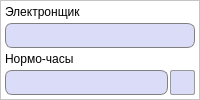
         <widget class="QFrame" name="frame_9">
          <property name="minimumSize">
           <size>
            <width>0</width>
            <height>0</height>
           </size>
          </property>
          <property name="styleSheet">
           <string notr="true">QFrame {
	background-color: white;
}</string>
          </property>
          <property name="frameShape">
           <enum>QFrame::StyledPanel</enum>
          </property>
          <property name="frameShadow">
           <enum>QFrame::Raised</enum>
          </property>
          <layout class="QGridLayout" name="gridLayout_18">
           <property name="leftMargin">
            <number>4</number>
           </property>
           <property name="topMargin">
            <number>4</number>
           </property>
           <property name="rightMargin">
            <number>4</number>
           </property>
           <property name="bottomMargin">
            <number>4</number>
           </property>
           <property name="horizontalSpacing">
            <number>2</number>
           </property>
           <property name="verticalSpacing">
            <number>4</number>
           </property>
           <item row="1" column="0" colspan="2">
            <widget class="QLineEdit" name="electronicsLine">
             <property name="minimumSize">
              <size>
               <width>0</width>
               <height>25</height>
              </size>
             </property>
             <property name="font">
              <font>
               <pointsize>10</pointsize>
              </font>
             </property>
             <property name="focusPolicy">
              <enum>Qt::NoFocus</enum>
             </property>
             <property name="styleSheet">
              <string notr="true">QLineEdit {
	border: 1px solid gray;
    border-radius: 7px;
    background-color: #dbdcf7;
	padding-left: 3px;
}</string>
             </property>
             <property name="readOnly">
              <bool>true</bool>
             </property>
            </widget>
           </item>
           <item row="3" column="1">
            <widget class="QPushButton" name="clearElectronicButton">
             <property name="enabled">
              <bool>false</bool>
             </property>
             <property name="minimumSize">
              <size>
               <width>25</width>
               <height>25</height>
              </size>
             </property>
             <property name="maximumSize">
              <size>
               <width>25</width>
               <height>25</height>
              </size>
             </property>
             <property name="toolTip">
              <string>Вернуть работника</string>
             </property>
             <property name="styleSheet">
              <string notr="true">QPushButton {
	background-color: #dbdcf7;
	border: 1px solid #999999;
	border-radius: 2px;
}

QPushButton:hover {
	background-color: #d5d6f0;
	border: 1px solid #acacac;
}

QPushButton:pressed {
	background-color: #cbcde6;
	border: 2px solid #999999;
}</string>
             </property>
             <property name="text">
              <string/>
             </property>
             <property name="icon">
              <iconset resource="../../images.qrc">
               <normaloff>:/images/returnEmployee.png</normaloff>:/images/returnEmployee.png</iconset>
             </property>
             <property name="iconSize">
              <size>
               <width>25</width>
               <height>25</height>
              </size>
             </property>
             <property name="autoDefault">
              <bool>false</bool>
             </property>
            </widget>
           </item>
           <item row="3" column="0">
            <widget class="QLineEdit" name="electronicsHoursLine">
             <property name="minimumSize">
              <size>
               <width>0</width>
               <height>25</height>
              </size>
             </property>
             <property name="maximumSize">
              <size>
               <width>16777215</width>
               <height>16777215</height>
              </size>
             </property>
             <property name="font">
              <font>
               <pointsize>10</pointsize>
              </font>
             </property>
             <property name="styleSheet">
              <string notr="true">QLineEdit {
	border: 1px solid gray;
    border-radius: 7px;
    background-color: #dbdcf7;
	padding-left: 3px;
}</string>
             </property>
             <property name="readOnly">
              <bool>true</bool>
             </property>
            </widget>
           </item>
           <item row="2" column="0" colspan="2">
            <widget class="QLabel" name="label_25">
             <property name="font">
              <font>
               <pointsize>9</pointsize>
              </font>
             </property>
             <property name="styleSheet">
              <string notr="true">QLabel {
	background-color: transparent;
	border: 0px;
}</string>
             </property>
             <property name="text">
              <string>Нормо-часы</string>
             </property>
            </widget>
           </item>
           <item row="0" column="0" colspan="2">
            <widget class="QLabel" name="label_20">
             <property name="font">
              <font>
               <pointsize>9</pointsize>
              </font>
             </property>
             <property name="styleSheet">
              <string notr="true">QLabel {
	background-color: transparent;
	border: 0px;
}</string>
             </property>
             <property name="text">
              <string>Электронщик</string>
             </property>
            </widget>
           </item>
          </layout>
         </widget>
